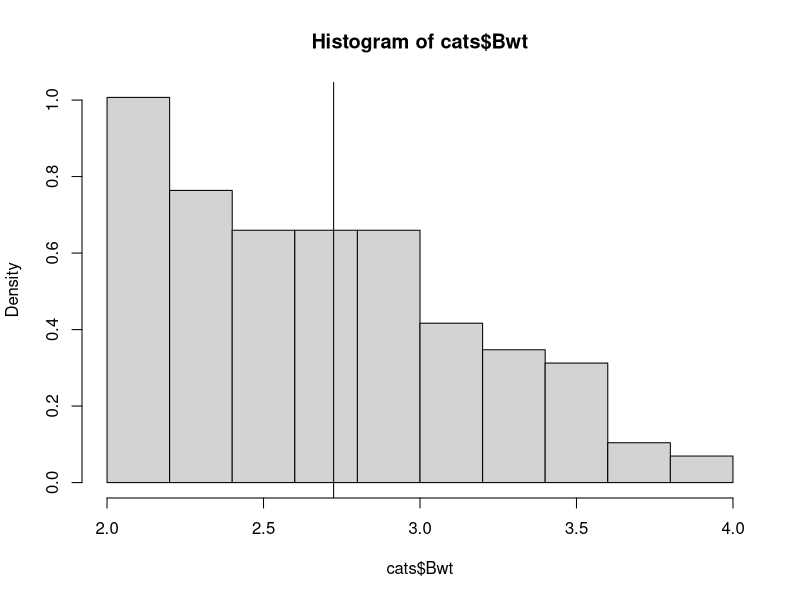
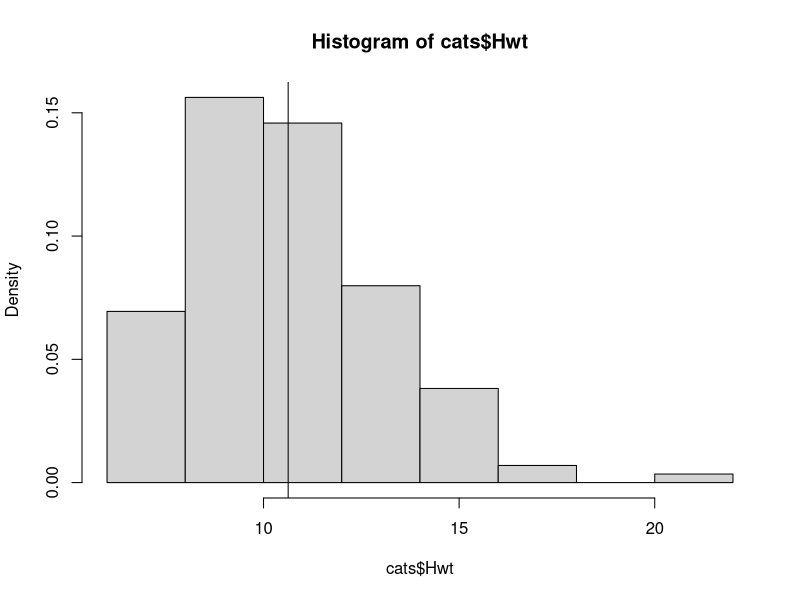
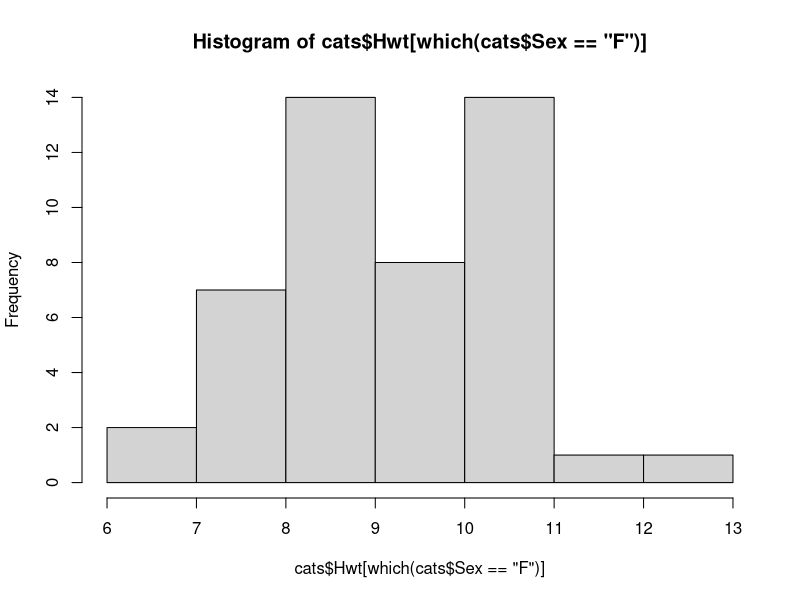

The R source for these figures, in order:
## ---- chunk 1
library(tidyverse)
## ---- chunk 2
library(MASS)
data(cats)
summary(cats)
## ---- chunk 3
hist(cats$Bwt,probability=TRUE)
abline(v=2.724)

hist(cats$Hwt,probability=TRUE)
abline(v=10.63)
## ---- chunk 4
fake.mean <- 10
fake.var <- 8
a = (fake.mean/fake.var)^2
s = fake.var^2/fake.mean
## ---- chunk 5
m = mean(cats$Hwt)
std = sd(cats$Hwt)
var = var(cats$Hwt)
a = (m/var)^2
s = var^2/m
## ---- chunk 6
cat.stats<-function(vec){
  m = mean(cats$Hwt[vec])
  var = var(cats$Hwt[vec])
  return(c(m,var))
}
cat.stats(seq(from=1,to=144,by=1))
## ---- chunk 7
gamma.cat<-function(vec){
  m_var = cat.stats(vec)
  a = (m_var[1]/m_var[2])^2
  s = m_var[2]^2/m_var[1]
  return(c(a,s))
}
gamma.cat(seq(from=1,to=144,by=1))
## ---- chunk 8
gamma.cat(which(cats$Sex=="M"))
gamma.cat(which(cats$Sex=="F"))
## ---- chunk 9
hist(cats$Hwt[which(cats$Sex=="F")])
#curve(expr = dgamma(x = seq(0,10,0.1),shape = a, scale = s))
